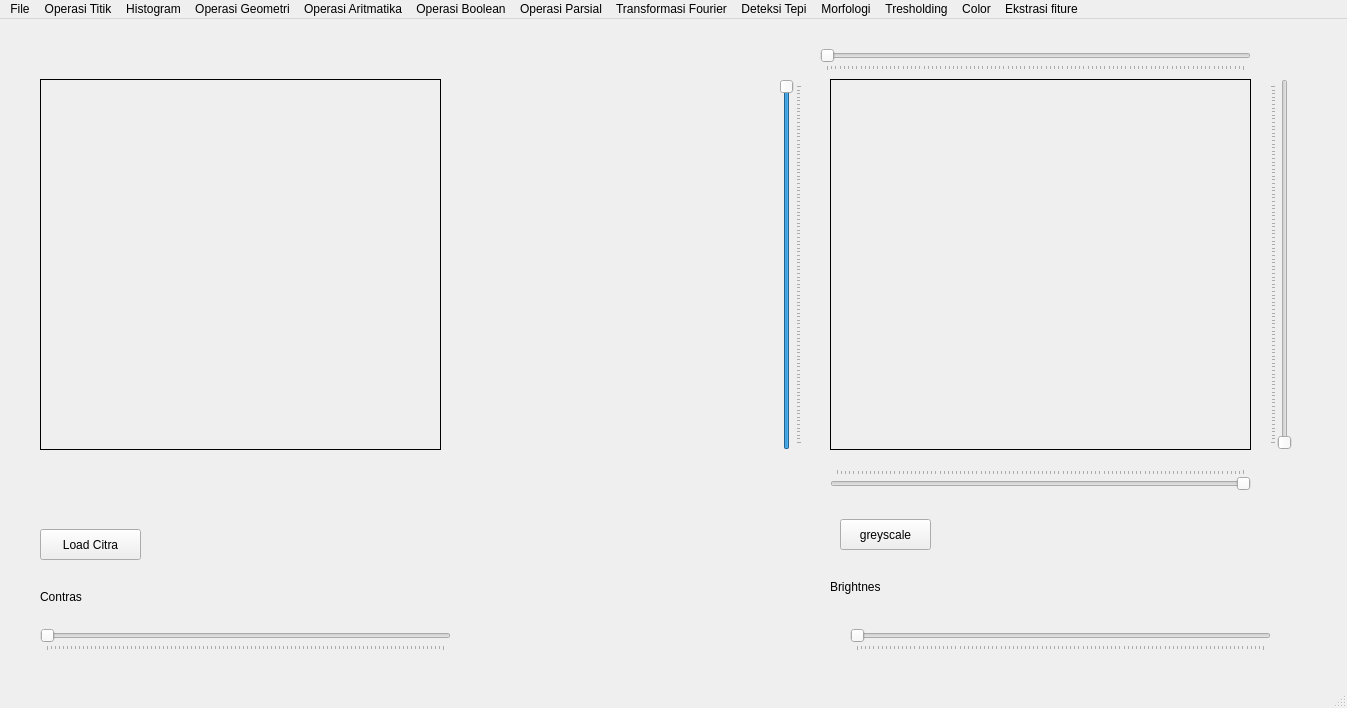
<?xml version="1.0" encoding="UTF-8"?>
<ui version="4.0">
 <class>MainWindow</class>
 <widget class="QMainWindow" name="MainWindow">
  <property name="geometry">
   <rect>
    <x>0</x>
    <y>0</y>
    <width>1347</width>
    <height>708</height>
   </rect>
  </property>
  <property name="windowTitle">
   <string>MainWindow</string>
  </property>
  <widget class="QWidget" name="centralwidget">
   <widget class="QPushButton" name="button_loadCitra">
    <property name="geometry">
     <rect>
      <x>40</x>
      <y>510</y>
      <width>101</width>
      <height>31</height>
     </rect>
    </property>
    <property name="text">
     <string>Load Citra</string>
    </property>
   </widget>
   <widget class="QLabel" name="label">
    <property name="geometry">
     <rect>
      <x>40</x>
      <y>60</y>
      <width>401</width>
      <height>371</height>
     </rect>
    </property>
    <property name="frameShape">
     <enum>QFrame::Box</enum>
    </property>
    <property name="text">
     <string/>
    </property>
   </widget>
   <widget class="QPushButton" name="button_prosesCitra">
    <property name="geometry">
     <rect>
      <x>840</x>
      <y>500</y>
      <width>91</width>
      <height>31</height>
     </rect>
    </property>
    <property name="text">
     <string>greyscale</string>
    </property>
   </widget>
   <widget class="QLabel" name="label_2">
    <property name="geometry">
     <rect>
      <x>830</x>
      <y>60</y>
      <width>421</width>
      <height>371</height>
     </rect>
    </property>
    <property name="frameShape">
     <enum>QFrame::Box</enum>
    </property>
    <property name="text">
     <string/>
    </property>
   </widget>
   <widget class="QSlider" name="crop_atas_horizontal">
    <property name="geometry">
     <rect>
      <x>820</x>
      <y>30</y>
      <width>431</width>
      <height>22</height>
     </rect>
    </property>
    <property name="layoutDirection">
     <enum>Qt::LeftToRight</enum>
    </property>
    <property name="orientation">
     <enum>Qt::Horizontal</enum>
    </property>
    <property name="tickPosition">
     <enum>QSlider::TicksBelow</enum>
    </property>
   </widget>
   <widget class="QSlider" name="crop_atas_vertical">
    <property name="geometry">
     <rect>
      <x>780</x>
      <y>60</y>
      <width>22</width>
      <height>371</height>
     </rect>
    </property>
    <property name="layoutDirection">
     <enum>Qt::LeftToRight</enum>
    </property>
    <property name="value">
     <number>99</number>
    </property>
    <property name="sliderPosition">
     <number>99</number>
    </property>
    <property name="orientation">
     <enum>Qt::Vertical</enum>
    </property>
    <property name="tickPosition">
     <enum>QSlider::TicksBelow</enum>
    </property>
   </widget>
   <widget class="QSlider" name="crop_bawah_horizontal">
    <property name="geometry">
     <rect>
      <x>830</x>
      <y>450</y>
      <width>421</width>
      <height>22</height>
     </rect>
    </property>
    <property name="layoutDirection">
     <enum>Qt::RightToLeft</enum>
    </property>
    <property name="value">
     <number>0</number>
    </property>
    <property name="orientation">
     <enum>Qt::Horizontal</enum>
    </property>
    <property name="tickPosition">
     <enum>QSlider::TicksAbove</enum>
    </property>
   </widget>
   <widget class="QSlider" name="crop_bawah_vertical">
    <property name="geometry">
     <rect>
      <x>1270</x>
      <y>60</y>
      <width>22</width>
      <height>371</height>
     </rect>
    </property>
    <property name="orientation">
     <enum>Qt::Vertical</enum>
    </property>
    <property name="tickPosition">
     <enum>QSlider::TicksAbove</enum>
    </property>
   </widget>
   <widget class="QSlider" name="contrasSlider">
    <property name="geometry">
     <rect>
      <x>40</x>
      <y>610</y>
      <width>411</width>
      <height>22</height>
     </rect>
    </property>
    <property name="orientation">
     <enum>Qt::Horizontal</enum>
    </property>
    <property name="tickPosition">
     <enum>QSlider::TicksBelow</enum>
    </property>
   </widget>
   <widget class="QLabel" name="label_3">
    <property name="geometry">
     <rect>
      <x>40</x>
      <y>570</y>
      <width>55</width>
      <height>16</height>
     </rect>
    </property>
    <property name="text">
     <string>Contras</string>
    </property>
   </widget>
   <widget class="QSlider" name="brightnesSlider">
    <property name="geometry">
     <rect>
      <x>850</x>
      <y>610</y>
      <width>421</width>
      <height>22</height>
     </rect>
    </property>
    <property name="orientation">
     <enum>Qt::Horizontal</enum>
    </property>
    <property name="tickPosition">
     <enum>QSlider::TicksBelow</enum>
    </property>
   </widget>
   <widget class="QLabel" name="label_4">
    <property name="geometry">
     <rect>
      <x>830</x>
      <y>560</y>
      <width>55</width>
      <height>16</height>
     </rect>
    </property>
    <property name="text">
     <string>Brightnes</string>
    </property>
   </widget>
  </widget>
  <widget class="QMenuBar" name="menubar">
   <property name="geometry">
    <rect>
     <x>0</x>
     <y>0</y>
     <width>1347</width>
     <height>26</height>
    </rect>
   </property>
   <widget class="QMenu" name="menuOperasi_Titik">
    <property name="title">
     <string>Operasi Titik</string>
    </property>
    <addaction name="actionOperasi_pencerahan"/>
    <addaction name="actionSimple_contras"/>
    <addaction name="actionContras_streching"/>
    <addaction name="actionNegative"/>
    <addaction name="actionBiner"/>
   </widget>
   <widget class="QMenu" name="menuHistogram">
    <property name="title">
     <string>Histogram</string>
    </property>
    <addaction name="actionHistogram_greyscale"/>
    <addaction name="actionHistogram_RGB"/>
    <addaction name="actionHistogram_Equalization"/>
   </widget>
   <widget class="QMenu" name="menuOperasi_Geometri">
    <property name="title">
     <string>Operasi Geometri</string>
    </property>
    <widget class="QMenu" name="menuRotasi">
     <property name="title">
      <string>Rotasi</string>
     </property>
     <addaction name="action90_Derajat"/>
     <addaction name="action_90_Derajat"/>
     <addaction name="action45_Derajat"/>
     <addaction name="action_45_Derajat"/>
     <addaction name="action180_Derajat"/>
    </widget>
    <widget class="QMenu" name="menuZoom_Out">
     <property name="title">
      <string>Zoom Out</string>
     </property>
     <addaction name="action200"/>
     <addaction name="action300"/>
     <addaction name="action400"/>
    </widget>
    <widget class="QMenu" name="menuZoom_In">
     <property name="title">
      <string>Zoom In</string>
     </property>
     <addaction name="action75"/>
     <addaction name="action50"/>
     <addaction name="action25"/>
    </widget>
    <addaction name="actionTranslasi"/>
    <addaction name="menuRotasi"/>
    <addaction name="menuZoom_Out"/>
    <addaction name="menuZoom_In"/>
    <addaction name="actionCrop"/>
   </widget>
   <widget class="QMenu" name="menuAritmatika">
    <property name="title">
     <string>Operasi Aritmatika</string>
    </property>
    <addaction name="actionPertambahan_2"/>
    <addaction name="actionPengurangan"/>
    <addaction name="actionPerkalian"/>
    <addaction name="actionPembagian"/>
   </widget>
   <widget class="QMenu" name="menuBoolean">
    <property name="title">
     <string>Operasi Boolean</string>
    </property>
    <addaction name="actionAND"/>
    <addaction name="actionOR"/>
    <addaction name="actionXOR"/>
   </widget>
   <widget class="QMenu" name="menuFile">
    <property name="title">
     <string>File</string>
    </property>
    <addaction name="actionSave"/>
    <addaction name="actionLoad"/>
   </widget>
   <widget class="QMenu" name="menuFiltering">
    <property name="title">
     <string>Operasi Parsial</string>
    </property>
    <widget class="QMenu" name="menuHighpass">
     <property name="title">
      <string>Low Pass</string>
     </property>
     <widget class="QMenu" name="menuSharpening">
      <property name="title">
       <string>Sharpening</string>
      </property>
      <addaction name="actionKarnel_i"/>
      <addaction name="actionKarnel_ii"/>
      <addaction name="actionKarnel_iii"/>
      <addaction name="actionKarnel_iv"/>
      <addaction name="actionKarnel_v"/>
      <addaction name="actionKarnel_vi"/>
      <addaction name="actionAll"/>
     </widget>
     <addaction name="actionKarnel1"/>
     <addaction name="actionKarnel2"/>
     <addaction name="menuSharpening"/>
     <addaction name="actionLaplace"/>
    </widget>
    <widget class="QMenu" name="menuLowPass">
     <property name="title">
      <string>Hight Pass</string>
     </property>
     <addaction name="actionMeanFilter_2"/>
     <addaction name="actionGaussianFilter"/>
    </widget>
    <addaction name="menuHighpass"/>
    <addaction name="menuLowPass"/>
    <addaction name="actionMedian_filter"/>
    <addaction name="actionMax_Filter"/>
    <addaction name="actionMin_Filter"/>
   </widget>
   <widget class="QMenu" name="menuTransformasi_Fourier">
    <property name="title">
     <string>Transformasi Fourier</string>
    </property>
    <addaction name="actionSmoothing"/>
    <addaction name="actionEdge"/>
   </widget>
   <widget class="QMenu" name="menuDeteksi_Tepi">
    <property name="title">
     <string>Deteksi Tepi</string>
    </property>
    <addaction name="actionSobel"/>
    <addaction name="actionPrewitt"/>
    <addaction name="actionRobert"/>
    <addaction name="actionCanny_Adge"/>
   </widget>
   <widget class="QMenu" name="menuMorfologi">
    <property name="title">
     <string>Morfologi</string>
    </property>
    <addaction name="actionDilasi"/>
    <addaction name="actionErosi"/>
    <addaction name="separator"/>
    <addaction name="actionOpening"/>
    <addaction name="actionClosing"/>
    <addaction name="actionSkeletonize"/>
   </widget>
   <widget class="QMenu" name="menuTresholding">
    <property name="title">
     <string>Tresholding</string>
    </property>
    <addaction name="actionBinary"/>
    <addaction name="separator"/>
    <addaction name="actionBinary_INV"/>
    <addaction name="actionTrunc"/>
    <addaction name="actionTo_Zero"/>
    <addaction name="actionTo_Zero_INV"/>
    <addaction name="actionGlobalTreshold"/>
    <addaction name="actionMeanTreshold"/>
    <addaction name="actionGaussianTreshold"/>
    <addaction name="actionOtsuTreshold"/>
    <addaction name="actionContour"/>
   </widget>
   <widget class="QMenu" name="menuColor">
    <property name="title">
     <string>Color</string>
    </property>
    <addaction name="actionColor_Tracking"/>
    <addaction name="actionColor_Picker"/>
   </widget>
   <widget class="QMenu" name="menuEkstrasi_fiture">
    <property name="title">
     <string>Ekstrasi fiture</string>
    </property>
    <addaction name="actionObject_detection"/>
    <addaction name="actionHistogram_of_gradient"/>
    <addaction name="actionFace_Detection"/>
    <addaction name="actionPedestrian"/>
    <addaction name="actionCircle_Hough"/>
   </widget>
   <addaction name="menuFile"/>
   <addaction name="menuOperasi_Titik"/>
   <addaction name="menuHistogram"/>
   <addaction name="menuOperasi_Geometri"/>
   <addaction name="menuAritmatika"/>
   <addaction name="menuBoolean"/>
   <addaction name="menuFiltering"/>
   <addaction name="menuTransformasi_Fourier"/>
   <addaction name="menuDeteksi_Tepi"/>
   <addaction name="menuMorfologi"/>
   <addaction name="menuTresholding"/>
   <addaction name="menuColor"/>
   <addaction name="menuEkstrasi_fiture"/>
  </widget>
  <widget class="QStatusBar" name="statusbar"/>
  <action name="actionOperasi_pencerahan">
   <property name="text">
    <string>Operasi pencerahan</string>
   </property>
  </action>
  <action name="actionSimple_contras">
   <property name="text">
    <string>Simple contras</string>
   </property>
  </action>
  <action name="actionContras_streching">
   <property name="text">
    <string>Contras streching</string>
   </property>
  </action>
  <action name="actionNegative">
   <property name="text">
    <string>Negative</string>
   </property>
  </action>
  <action name="actionBiner">
   <property name="text">
    <string>Biner</string>
   </property>
  </action>
  <action name="actionHistogram_greyscale">
   <property name="text">
    <string>Histogram greyscale</string>
   </property>
  </action>
  <action name="actionHistogram_RGB">
   <property name="text">
    <string>Histogram RGB</string>
   </property>
  </action>
  <action name="actionHistogram_Equalization">
   <property name="text">
    <string>Histogram Equalization</string>
   </property>
  </action>
  <action name="actionTranslasi">
   <property name="text">
    <string>Translasi</string>
   </property>
  </action>
  <action name="action90_Derajat">
   <property name="text">
    <string>90 Derajat</string>
   </property>
  </action>
  <action name="action_90_Derajat">
   <property name="text">
    <string>-90 Derajat</string>
   </property>
  </action>
  <action name="action45_Derajat">
   <property name="text">
    <string>45 Derajat</string>
   </property>
  </action>
  <action name="action_45_Derajat">
   <property name="text">
    <string>-45 Derajat</string>
   </property>
  </action>
  <action name="action180_Derajat">
   <property name="text">
    <string>180 Derajat</string>
   </property>
  </action>
  <action name="action200">
   <property name="text">
    <string>200%</string>
   </property>
  </action>
  <action name="action300">
   <property name="text">
    <string>300%</string>
   </property>
  </action>
  <action name="action400">
   <property name="text">
    <string>400%</string>
   </property>
  </action>
  <action name="action75">
   <property name="text">
    <string>75%</string>
   </property>
  </action>
  <action name="action50">
   <property name="text">
    <string>50%</string>
   </property>
  </action>
  <action name="action25">
   <property name="text">
    <string>25%</string>
   </property>
  </action>
  <action name="actionPertambahan">
   <property name="text">
    <string>Pertambahan</string>
   </property>
  </action>
  <action name="actionCrop">
   <property name="text">
    <string>Crop</string>
   </property>
  </action>
  <action name="actionPertambahan_2">
   <property name="text">
    <string>Pertambahan</string>
   </property>
  </action>
  <action name="actionPengurangan">
   <property name="text">
    <string>Pengurangan</string>
   </property>
  </action>
  <action name="actionPerkalian">
   <property name="text">
    <string>Perkalian</string>
   </property>
  </action>
  <action name="actionPembagian">
   <property name="text">
    <string>Pembagian</string>
   </property>
  </action>
  <action name="actionAND">
   <property name="text">
    <string>AND</string>
   </property>
  </action>
  <action name="actionOR">
   <property name="text">
    <string>OR</string>
   </property>
  </action>
  <action name="actionXOR">
   <property name="text">
    <string>XOR</string>
   </property>
  </action>
  <action name="actionSave">
   <property name="text">
    <string>Save</string>
   </property>
  </action>
  <action name="actionLoad">
   <property name="text">
    <string>Load</string>
   </property>
  </action>
  <action name="actionKarnel1">
   <property name="text">
    <string>Karnel1</string>
   </property>
  </action>
  <action name="actionKarnel2">
   <property name="text">
    <string>Karnel2</string>
   </property>
  </action>
  <action name="action3x3">
   <property name="text">
    <string>3x3</string>
   </property>
  </action>
  <action name="action2x2">
   <property name="text">
    <string>2x2</string>
   </property>
  </action>
  <action name="actionMeanFilter_2">
   <property name="text">
    <string>MeanFilter</string>
   </property>
  </action>
  <action name="actionGaussianFilter">
   <property name="text">
    <string>GaussianFilter</string>
   </property>
  </action>
  <action name="actionKarnel_i">
   <property name="text">
    <string>Karnel(i)</string>
   </property>
  </action>
  <action name="actionKarnel_ii">
   <property name="text">
    <string>Karnel(ii)</string>
   </property>
  </action>
  <action name="actionKarnel_iii">
   <property name="text">
    <string>Karnel(iii)</string>
   </property>
  </action>
  <action name="actionKarnel_iv">
   <property name="text">
    <string>Karnel(iv)</string>
   </property>
  </action>
  <action name="actionKarnel_v">
   <property name="text">
    <string>Karnel(v)</string>
   </property>
  </action>
  <action name="actionKarnel_vi">
   <property name="text">
    <string>Karnel(vi)</string>
   </property>
  </action>
  <action name="actionLaplace">
   <property name="text">
    <string>Laplace</string>
   </property>
  </action>
  <action name="actionMedian_filter">
   <property name="text">
    <string>Median filter</string>
   </property>
  </action>
  <action name="actionMax_Filter">
   <property name="text">
    <string>Max Filter</string>
   </property>
  </action>
  <action name="actionMin_Filter">
   <property name="text">
    <string>Min Filter</string>
   </property>
  </action>
  <action name="actionSmoothing">
   <property name="text">
    <string>Smoothing</string>
   </property>
  </action>
  <action name="actionEdge">
   <property name="text">
    <string>Edge</string>
   </property>
  </action>
  <action name="actionSobel">
   <property name="text">
    <string>Sobel</string>
   </property>
  </action>
  <action name="actionPrewitt">
   <property name="text">
    <string>Prewitt</string>
   </property>
  </action>
  <action name="actionRobert">
   <property name="text">
    <string>Robert</string>
   </property>
  </action>
  <action name="actionCanny_Adge">
   <property name="text">
    <string>Canny Adge</string>
   </property>
  </action>
  <action name="actionAll">
   <property name="text">
    <string>All</string>
   </property>
  </action>
  <action name="actionDilasi">
   <property name="text">
    <string>Dilasi</string>
   </property>
  </action>
  <action name="actionErosi">
   <property name="text">
    <string>Erosi</string>
   </property>
  </action>
  <action name="actionOpening">
   <property name="text">
    <string>Opening</string>
   </property>
  </action>
  <action name="actionClosing">
   <property name="text">
    <string>Closing</string>
   </property>
  </action>
  <action name="actionSkeletonize">
   <property name="text">
    <string>Skeletonize</string>
   </property>
  </action>
  <action name="actionBinary">
   <property name="text">
    <string>Binary</string>
   </property>
  </action>
  <action name="actionBinary_INV">
   <property name="text">
    <string>Binary INV</string>
   </property>
  </action>
  <action name="actionTrunc">
   <property name="text">
    <string>Trunc</string>
   </property>
  </action>
  <action name="actionTo_Zero">
   <property name="text">
    <string>To Zero</string>
   </property>
  </action>
  <action name="actionTo_Zero_INV">
   <property name="text">
    <string>To Zero INV</string>
   </property>
  </action>
  <action name="actionGlobalTreshold">
   <property name="text">
    <string>GlobalTreshold</string>
   </property>
  </action>
  <action name="actionMeanTreshold">
   <property name="text">
    <string>MeanTreshold</string>
   </property>
  </action>
  <action name="actionGaussianTreshold">
   <property name="text">
    <string>GaussianTreshold</string>
   </property>
  </action>
  <action name="actionOtsuTreshold">
   <property name="text">
    <string>OtsuTreshold</string>
   </property>
  </action>
  <action name="actionContour">
   <property name="text">
    <string>Contour</string>
   </property>
  </action>
  <action name="actionColor_Tracking">
   <property name="text">
    <string>Color Tracking</string>
   </property>
  </action>
  <action name="actionColor_Picker">
   <property name="text">
    <string>Color Picker</string>
   </property>
  </action>
  <action name="actionObject_detection">
   <property name="text">
    <string>Object detection</string>
   </property>
  </action>
  <action name="actionHistogram_of_gradient">
   <property name="text">
    <string>Histogram of gradient</string>
   </property>
  </action>
  <action name="actionFace_Detection">
   <property name="text">
    <string>Face Detection</string>
   </property>
  </action>
  <action name="actionPedestrian">
   <property name="text">
    <string>Pedestrian</string>
   </property>
  </action>
  <action name="actionCircle_Hough">
   <property name="text">
    <string>Circle Hough</string>
   </property>
  </action>
 </widget>
 <resources/>
 <connections/>
</ui>
